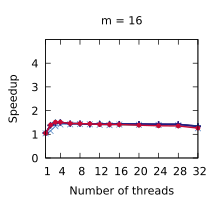

Here is the gnuplot script that generated this plot:
set title "m = 16"
set terminal pdf size 2.2,2.0
set output "./results/Scans_n___4,194,304,_m___16.pdf"
set key off
set xrange [1:32]
set xtics (1, 4, 8, 12, 16, 20, 24, 28, 32)
set xlabel "Number of threads"
set yrange [0:5]
set ytics (0, 1, 2, 3, 4)
set ylabel "Speedup"
plot './results/Scans_n___4,194,304,_m___16.dat' using 1:2 title "Outer parallelism" pointsize 0.7 lw 1 pt 1 linecolor rgb "#24A793" with linespoints, \
  './results/Scans_n___4,194,304,_m___16.dat' using 1:3 title "Inner parallelism" pointsize 0.7 lw 1 pt 2 linecolor rgb "#5287C6" with linespoints, \
  './results/Scans_n___4,194,304,_m___16.dat' using 1:4 title "Multi-atomics 64 1 4" pointsize 0.7 lw 2 pt 1 linecolor rgb "#801478" with linespoints, \
  './results/Scans_n___4,194,304,_m___16.dat' using 1:5 title "Multi-atomics 2 64 1 4" pointsize 0.7 lw 2 pt 1 linecolor rgb "#0A5080" with linespoints, \
  './results/Scans_n___4,194,304,_m___16.dat' using 1:6 title "Multi-atomics 3 64 1 4" pointsize 0.7 lw 2 pt 1 linecolor rgb "#281480" with linespoints, \
  './results/Scans_n___4,194,304,_m___16.dat' using 1:7 title "WorkAssisting 4" pointsize 0.4 lw 2 pt 7 linecolor rgb "#C80A35" with linespoints
